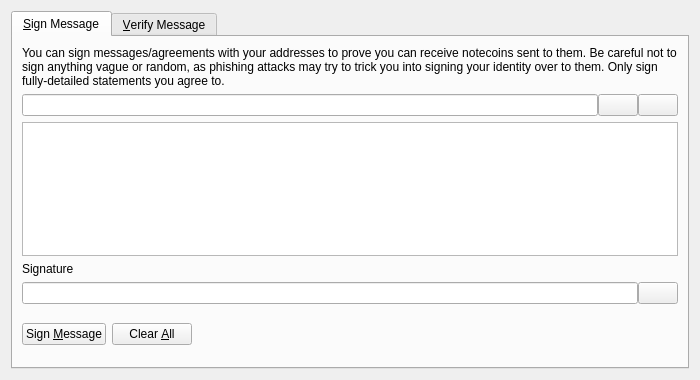
<?xml version="1.0" encoding="UTF-8"?>
<ui version="4.0">
 <class>SignVerifyMessageDialog</class>
 <widget class="QDialog" name="SignVerifyMessageDialog">
  <property name="geometry">
   <rect>
    <x>0</x>
    <y>0</y>
    <width>700</width>
    <height>380</height>
   </rect>
  </property>
  <property name="windowTitle">
   <string>Signatures - Sign / Verify a Message</string>
  </property>
  <property name="modal">
   <bool>true</bool>
  </property>
  <layout class="QVBoxLayout" name="verticalLayout">
   <item>
    <widget class="QTabWidget" name="tabWidget">
     <property name="currentIndex">
      <number>0</number>
     </property>
     <widget class="QWidget" name="tabSignMessage">
      <attribute name="title">
       <string>&amp;Sign Message</string>
      </attribute>
      <layout class="QVBoxLayout" name="verticalLayout_SM">
       <item>
        <widget class="QLabel" name="infoLabel_SM">
         <property name="text">
          <string>You can sign messages/agreements with your addresses to prove you can receive notecoins sent to them. Be careful not to sign anything vague or random, as phishing attacks may try to trick you into signing your identity over to them. Only sign fully-detailed statements you agree to.</string>
         </property>
         <property name="textFormat">
          <enum>Qt::PlainText</enum>
         </property>
         <property name="wordWrap">
          <bool>true</bool>
         </property>
        </widget>
       </item>
       <item>
        <layout class="QHBoxLayout" name="horizontalLayout_1_SM">
         <property name="spacing">
          <number>0</number>
         </property>
         <item>
          <widget class="QValidatedLineEdit" name="addressIn_SM">
           <property name="toolTip">
            <string>The NoteCoin address to sign the message with</string>
           </property>
          </widget>
         </item>
         <item>
          <widget class="QPushButton" name="addressBookButton_SM">
           <property name="toolTip">
            <string>Choose previously used address</string>
           </property>
           <property name="text">
            <string/>
           </property>
           <property name="icon">
            <iconset resource="../bitcoin.qrc">
             <normaloff>:/icons/address-book</normaloff>:/icons/address-book</iconset>
           </property>
           <property name="shortcut">
            <string>Alt+A</string>
           </property>
           <property name="autoDefault">
            <bool>false</bool>
           </property>
          </widget>
         </item>
         <item>
          <widget class="QPushButton" name="pasteButton_SM">
           <property name="toolTip">
            <string>Paste address from clipboard</string>
           </property>
           <property name="text">
            <string/>
           </property>
           <property name="icon">
            <iconset resource="../bitcoin.qrc">
             <normaloff>:/icons/editpaste</normaloff>:/icons/editpaste</iconset>
           </property>
           <property name="shortcut">
            <string>Alt+P</string>
           </property>
           <property name="autoDefault">
            <bool>false</bool>
           </property>
          </widget>
         </item>
        </layout>
       </item>
       <item>
        <widget class="QPlainTextEdit" name="messageIn_SM">
         <property name="toolTip">
          <string>Enter the message you want to sign here</string>
         </property>
        </widget>
       </item>
       <item>
        <widget class="QLabel" name="signatureLabel_SM">
         <property name="text">
          <string>Signature</string>
         </property>
         <property name="textFormat">
          <enum>Qt::PlainText</enum>
         </property>
        </widget>
       </item>
       <item>
        <layout class="QHBoxLayout" name="horizontalLayout_2_SM">
         <property name="spacing">
          <number>0</number>
         </property>
         <item>
          <widget class="QLineEdit" name="signatureOut_SM">
           <property name="font">
            <font>
             <italic>true</italic>
            </font>
           </property>
           <property name="readOnly">
            <bool>true</bool>
           </property>
          </widget>
         </item>
         <item>
          <widget class="QPushButton" name="copySignatureButton_SM">
           <property name="toolTip">
            <string>Copy the current signature to the system clipboard</string>
           </property>
           <property name="text">
            <string/>
           </property>
           <property name="icon">
            <iconset resource="../bitcoin.qrc">
             <normaloff>:/icons/editcopy</normaloff>:/icons/editcopy</iconset>
           </property>
           <property name="autoDefault">
            <bool>false</bool>
           </property>
          </widget>
         </item>
        </layout>
       </item>
       <item>
        <layout class="QHBoxLayout" name="horizontalLayout_3_SM">
         <item>
          <widget class="QPushButton" name="signMessageButton_SM">
           <property name="toolTip">
            <string>Sign the message to prove you own this NoteCoin address</string>
           </property>
           <property name="text">
            <string>Sign &amp;Message</string>
           </property>
           <property name="icon">
            <iconset resource="../bitcoin.qrc">
             <normaloff>:/icons/edit</normaloff>:/icons/edit</iconset>
           </property>
           <property name="autoDefault">
            <bool>false</bool>
           </property>
          </widget>
         </item>
         <item>
          <widget class="QPushButton" name="clearButton_SM">
           <property name="toolTip">
            <string>Reset all sign message fields</string>
           </property>
           <property name="text">
            <string>Clear &amp;All</string>
           </property>
           <property name="icon">
            <iconset resource="../bitcoin.qrc">
             <normaloff>:/icons/remove</normaloff>:/icons/remove</iconset>
           </property>
           <property name="autoDefault">
            <bool>false</bool>
           </property>
          </widget>
         </item>
         <item>
          <spacer name="horizontalSpacer_1_SM">
           <property name="orientation">
            <enum>Qt::Horizontal</enum>
           </property>
           <property name="sizeHint" stdset="0">
            <size>
             <width>40</width>
             <height>48</height>
            </size>
           </property>
          </spacer>
         </item>
         <item>
          <widget class="QLabel" name="statusLabel_SM">
           <property name="font">
            <font>
             <weight>75</weight>
             <bold>true</bold>
            </font>
           </property>
           <property name="text">
            <string/>
           </property>
           <property name="wordWrap">
            <bool>true</bool>
           </property>
          </widget>
         </item>
         <item>
          <spacer name="horizontalSpacer_2_SM">
           <property name="orientation">
            <enum>Qt::Horizontal</enum>
           </property>
           <property name="sizeHint" stdset="0">
            <size>
             <width>40</width>
             <height>48</height>
            </size>
           </property>
          </spacer>
         </item>
        </layout>
       </item>
      </layout>
     </widget>
     <widget class="QWidget" name="tabVerifyMessage">
      <attribute name="title">
       <string>&amp;Verify Message</string>
      </attribute>
      <layout class="QVBoxLayout" name="verticalLayout_VM">
       <item>
        <widget class="QLabel" name="infoLabel_VM">
         <property name="text">
          <string>Enter the receiver's address, message (ensure you copy line breaks, spaces, tabs, etc. exactly) and signature below to verify the message. Be careful not to read more into the signature than what is in the signed message itself, to avoid being tricked by a man-in-the-middle attack. Note that this only proves the signing party receives with the address, it cannot prove sendership of any transaction!</string>
         </property>
         <property name="textFormat">
          <enum>Qt::PlainText</enum>
         </property>
         <property name="alignment">
          <set>Qt::AlignLeading|Qt::AlignLeft|Qt::AlignTop</set>
         </property>
         <property name="wordWrap">
          <bool>true</bool>
         </property>
        </widget>
       </item>
       <item>
        <layout class="QHBoxLayout" name="horizontalLayout_1_VM">
         <property name="spacing">
          <number>0</number>
         </property>
         <item>
          <widget class="QValidatedLineEdit" name="addressIn_VM">
           <property name="toolTip">
            <string>The NoteCoin address the message was signed with</string>
           </property>
          </widget>
         </item>
         <item>
          <widget class="QPushButton" name="addressBookButton_VM">
           <property name="toolTip">
            <string>Choose previously used address</string>
           </property>
           <property name="text">
            <string/>
           </property>
           <property name="icon">
            <iconset resource="../bitcoin.qrc">
             <normaloff>:/icons/address-book</normaloff>:/icons/address-book</iconset>
           </property>
           <property name="shortcut">
            <string>Alt+A</string>
           </property>
           <property name="autoDefault">
            <bool>false</bool>
           </property>
          </widget>
         </item>
        </layout>
       </item>
       <item>
        <widget class="QPlainTextEdit" name="messageIn_VM"/>
       </item>
       <item>
        <widget class="QValidatedLineEdit" name="signatureIn_VM"/>
       </item>
       <item>
        <layout class="QHBoxLayout" name="horizontalLayout_2_VM">
         <item>
          <widget class="QPushButton" name="verifyMessageButton_VM">
           <property name="toolTip">
            <string>Verify the message to ensure it was signed with the specified NoteCoin address</string>
           </property>
           <property name="text">
            <string>Verify &amp;Message</string>
           </property>
           <property name="icon">
            <iconset resource="../bitcoin.qrc">
             <normaloff>:/icons/transaction_0</normaloff>:/icons/transaction_0</iconset>
           </property>
           <property name="autoDefault">
            <bool>false</bool>
           </property>
          </widget>
         </item>
         <item>
          <widget class="QPushButton" name="clearButton_VM">
           <property name="toolTip">
            <string>Reset all verify message fields</string>
           </property>
           <property name="text">
            <string>Clear &amp;All</string>
           </property>
           <property name="icon">
            <iconset resource="../bitcoin.qrc">
             <normaloff>:/icons/remove</normaloff>:/icons/remove</iconset>
           </property>
           <property name="autoDefault">
            <bool>false</bool>
           </property>
          </widget>
         </item>
         <item>
          <spacer name="horizontalSpacer_1_VM">
           <property name="orientation">
            <enum>Qt::Horizontal</enum>
           </property>
           <property name="sizeHint" stdset="0">
            <size>
             <width>40</width>
             <height>48</height>
            </size>
           </property>
          </spacer>
         </item>
         <item>
          <widget class="QLabel" name="statusLabel_VM">
           <property name="font">
            <font>
             <weight>75</weight>
             <bold>true</bold>
            </font>
           </property>
           <property name="text">
            <string/>
           </property>
           <property name="wordWrap">
            <bool>true</bool>
           </property>
          </widget>
         </item>
         <item>
          <spacer name="horizontalSpacer_2_VM">
           <property name="orientation">
            <enum>Qt::Horizontal</enum>
           </property>
           <property name="sizeHint" stdset="0">
            <size>
             <width>40</width>
             <height>48</height>
            </size>
           </property>
          </spacer>
         </item>
        </layout>
       </item>
      </layout>
     </widget>
    </widget>
   </item>
  </layout>
 </widget>
 <customwidgets>
  <customwidget>
   <class>QValidatedLineEdit</class>
   <extends>QLineEdit</extends>
   <header>qt/qvalidatedlineedit.h</header>
  </customwidget>
 </customwidgets>
 <resources>
  <include location="../bitcoin.qrc"/>
 </resources>
 <connections/>
</ui>
